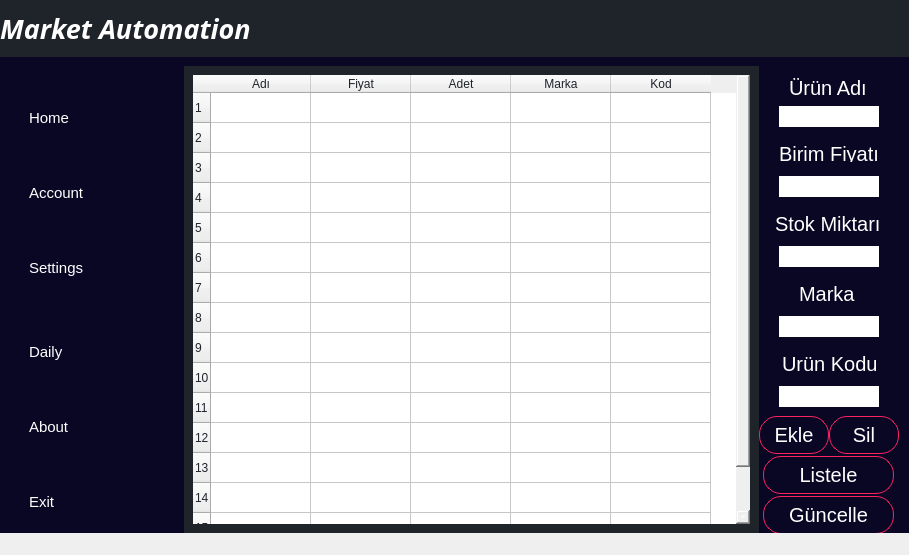
<?xml version="1.0" encoding="UTF-8"?>
<ui version="4.0">
 <class>MainWindow</class>
 <widget class="QMainWindow" name="MainWindow">
  <property name="geometry">
   <rect>
    <x>0</x>
    <y>0</y>
    <width>909</width>
    <height>555</height>
   </rect>
  </property>
  <property name="windowTitle">
   <string>MainWindow</string>
  </property>
  <property name="styleSheet">
   <string notr="true">*{
border:none;
padding:0;
margin:0;
}

#centralwidget,#mainbodyconcent{
background-color:#1f232a;
}
#header,#mainBody{
background-color:rgb(10,7,37);
}
#pushButton{
border: 1px solid rgb(255,34,97);
border-radius:18px;
text-align:center;
}
QPushButton{
text-align:left;
padding:10px 10px;
border-top-left-radius:10px;
border-bottom-left-radius:10px;
}
#homebtn:hover,#accountbtn:hover,#settingsbtn:hover,#aboutbtn:hover,#exitbtn:hover,#helpbtn:hover{
border-left: 3px solid rgb(255,34,97);
font-weight:bold;
border-top-left-radius:10px;
border-bottom-left-radius:10px;
background-color:#1f232a;
}
#statusBar{
color:#0a0725
}
QMessageBox{
font-color:#8a0002;
color:#8a0002;
}</string>
  </property>
  <widget class="QWidget" name="centralwidget">
   <property name="styleSheet">
    <string notr="true">*{
color:#fff
}</string>
   </property>
   <layout class="QVBoxLayout" name="verticalLayout">
    <property name="spacing">
     <number>10</number>
    </property>
    <property name="leftMargin">
     <number>0</number>
    </property>
    <property name="topMargin">
     <number>0</number>
    </property>
    <property name="rightMargin">
     <number>0</number>
    </property>
    <property name="bottomMargin">
     <number>0</number>
    </property>
    <item>
     <widget class="QWidget" name="header" native="true">
      <layout class="QHBoxLayout" name="horizontalLayout">
       <property name="spacing">
        <number>0</number>
       </property>
       <property name="leftMargin">
        <number>0</number>
       </property>
       <property name="topMargin">
        <number>0</number>
       </property>
       <property name="rightMargin">
        <number>0</number>
       </property>
       <property name="bottomMargin">
        <number>0</number>
       </property>
      </layout>
     </widget>
    </item>
    <item>
     <widget class="QLabel" name="label">
      <property name="enabled">
       <bool>true</bool>
      </property>
      <property name="font">
       <font>
        <family>Futura</family>
        <pointsize>20</pointsize>
        <weight>75</weight>
        <italic>true</italic>
        <bold>true</bold>
        <strikeout>false</strikeout>
        <kerning>true</kerning>
       </font>
      </property>
      <property name="styleSheet">
       <string notr="true"/>
      </property>
      <property name="text">
       <string>Market Automation</string>
      </property>
     </widget>
    </item>
    <item>
     <widget class="QWidget" name="mainBody" native="true">
      <property name="sizePolicy">
       <sizepolicy hsizetype="Preferred" vsizetype="Expanding">
        <horstretch>0</horstretch>
        <verstretch>0</verstretch>
       </sizepolicy>
      </property>
      <layout class="QHBoxLayout" name="horizontalLayout_2">
       <property name="spacing">
        <number>0</number>
       </property>
       <property name="leftMargin">
        <number>0</number>
       </property>
       <property name="topMargin">
        <number>9</number>
       </property>
       <property name="rightMargin">
        <number>0</number>
       </property>
       <property name="bottomMargin">
        <number>0</number>
       </property>
       <item>
        <widget class="QFrame" name="leftmenu">
         <property name="minimumSize">
          <size>
           <width>50</width>
           <height>0</height>
          </size>
         </property>
         <property name="maximumSize">
          <size>
           <width>1000</width>
           <height>16777215</height>
          </size>
         </property>
         <property name="frameShape">
          <enum>QFrame::StyledPanel</enum>
         </property>
         <property name="frameShadow">
          <enum>QFrame::Raised</enum>
         </property>
         <layout class="QVBoxLayout" name="verticalLayout_3">
          <property name="spacing">
           <number>0</number>
          </property>
          <property name="leftMargin">
           <number>0</number>
          </property>
          <property name="topMargin">
           <number>0</number>
          </property>
          <property name="rightMargin">
           <number>0</number>
          </property>
          <property name="bottomMargin">
           <number>0</number>
          </property>
          <item>
           <widget class="QWidget" name="widget" native="true">
            <property name="styleSheet">
             <string notr="true">font-size:15px</string>
            </property>
            <layout class="QVBoxLayout" name="verticalLayout_4" stretch="0,0">
             <property name="spacing">
              <number>0</number>
             </property>
             <property name="leftMargin">
              <number>10</number>
             </property>
             <property name="topMargin">
              <number>0</number>
             </property>
             <property name="rightMargin">
              <number>0</number>
             </property>
             <property name="bottomMargin">
              <number>0</number>
             </property>
             <item>
              <widget class="QFrame" name="frame_2">
               <property name="frameShape">
                <enum>QFrame::StyledPanel</enum>
               </property>
               <property name="frameShadow">
                <enum>QFrame::Raised</enum>
               </property>
               <widget class="QPushButton" name="homebtn">
                <property name="geometry">
                 <rect>
                  <x>9</x>
                  <y>26</y>
                  <width>171</width>
                  <height>52</height>
                 </rect>
                </property>
                <property name="cursor">
                 <cursorShape>PointingHandCursor</cursorShape>
                </property>
                <property name="text">
                 <string>Home</string>
                </property>
                <property name="icon">
                 <iconset>
                  <normaloff>../../Downloads/icons8-home-page-48 (1).png</normaloff>../../Downloads/icons8-home-page-48 (1).png</iconset>
                </property>
                <property name="iconSize">
                 <size>
                  <width>32</width>
                  <height>32</height>
                 </size>
                </property>
               </widget>
               <widget class="QPushButton" name="accountbtn">
                <property name="geometry">
                 <rect>
                  <x>9</x>
                  <y>101</y>
                  <width>171</width>
                  <height>52</height>
                 </rect>
                </property>
                <property name="cursor">
                 <cursorShape>PointingHandCursor</cursorShape>
                </property>
                <property name="text">
                 <string>Account</string>
                </property>
                <property name="icon">
                 <iconset>
                  <normaloff>../../Downloads/icons8-male-user-64.png</normaloff>../../Downloads/icons8-male-user-64.png</iconset>
                </property>
                <property name="iconSize">
                 <size>
                  <width>32</width>
                  <height>32</height>
                 </size>
                </property>
               </widget>
               <widget class="QPushButton" name="settingsbtn">
                <property name="geometry">
                 <rect>
                  <x>9</x>
                  <y>176</y>
                  <width>171</width>
                  <height>52</height>
                 </rect>
                </property>
                <property name="cursor">
                 <cursorShape>PointingHandCursor</cursorShape>
                </property>
                <property name="text">
                 <string>Settings</string>
                </property>
                <property name="icon">
                 <iconset>
                  <normaloff>../../Downloads/icons8-settings-48.png</normaloff>../../Downloads/icons8-settings-48.png</iconset>
                </property>
                <property name="iconSize">
                 <size>
                  <width>32</width>
                  <height>32</height>
                 </size>
                </property>
               </widget>
              </widget>
             </item>
             <item>
              <widget class="QFrame" name="frame_3">
               <property name="frameShape">
                <enum>QFrame::StyledPanel</enum>
               </property>
               <property name="frameShadow">
                <enum>QFrame::Raised</enum>
               </property>
               <widget class="QPushButton" name="aboutbtn">
                <property name="geometry">
                 <rect>
                  <x>9</x>
                  <y>26</y>
                  <width>171</width>
                  <height>52</height>
                 </rect>
                </property>
                <property name="cursor">
                 <cursorShape>PointingHandCursor</cursorShape>
                </property>
                <property name="text">
                 <string>Daily</string>
                </property>
                <property name="icon">
                 <iconset>
                  <normaloff>../../Downloads/icons8-today-24.png</normaloff>../../Downloads/icons8-today-24.png</iconset>
                </property>
                <property name="iconSize">
                 <size>
                  <width>32</width>
                  <height>32</height>
                 </size>
                </property>
               </widget>
               <widget class="QPushButton" name="exitbtn">
                <property name="geometry">
                 <rect>
                  <x>9</x>
                  <y>176</y>
                  <width>171</width>
                  <height>52</height>
                 </rect>
                </property>
                <property name="cursor">
                 <cursorShape>PointingHandCursor</cursorShape>
                </property>
                <property name="text">
                 <string>Exit</string>
                </property>
                <property name="icon">
                 <iconset>
                  <normaloff>../../Downloads/icons8-logout-rounded-30.png</normaloff>../../Downloads/icons8-logout-rounded-30.png</iconset>
                </property>
                <property name="iconSize">
                 <size>
                  <width>32</width>
                  <height>32</height>
                 </size>
                </property>
               </widget>
               <widget class="QPushButton" name="helpbtn">
                <property name="geometry">
                 <rect>
                  <x>9</x>
                  <y>101</y>
                  <width>171</width>
                  <height>52</height>
                 </rect>
                </property>
                <property name="cursor">
                 <cursorShape>PointingHandCursor</cursorShape>
                </property>
                <property name="text">
                 <string>About</string>
                </property>
                <property name="icon">
                 <iconset>
                  <normaloff>../../Downloads/icons8-info-32.png</normaloff>../../Downloads/icons8-info-32.png</iconset>
                </property>
                <property name="iconSize">
                 <size>
                  <width>32</width>
                  <height>32</height>
                 </size>
                </property>
               </widget>
              </widget>
             </item>
            </layout>
           </widget>
          </item>
         </layout>
        </widget>
       </item>
       <item>
        <widget class="QFrame" name="mainbodyconcent">
         <property name="maximumSize">
          <size>
           <width>575</width>
           <height>1000</height>
          </size>
         </property>
         <property name="frameShape">
          <enum>QFrame::StyledPanel</enum>
         </property>
         <property name="frameShadow">
          <enum>QFrame::Raised</enum>
         </property>
         <layout class="QHBoxLayout" name="horizontalLayout_5">
          <item>
           <widget class="QTableWidget" name="tableWidget">
            <property name="styleSheet">
             <string notr="true">color:#1f232a;</string>
            </property>
            <row>
             <property name="text">
              <string>1</string>
             </property>
            </row>
            <row>
             <property name="text">
              <string>2</string>
             </property>
            </row>
            <row>
             <property name="text">
              <string>3</string>
             </property>
            </row>
            <row>
             <property name="text">
              <string>4</string>
             </property>
            </row>
            <row>
             <property name="text">
              <string>5</string>
             </property>
            </row>
            <row>
             <property name="text">
              <string>6</string>
             </property>
            </row>
            <row>
             <property name="text">
              <string>7</string>
             </property>
            </row>
            <row>
             <property name="text">
              <string>8</string>
             </property>
            </row>
            <row>
             <property name="text">
              <string>9</string>
             </property>
            </row>
            <row>
             <property name="text">
              <string>10</string>
             </property>
            </row>
            <row>
             <property name="text">
              <string>11</string>
             </property>
            </row>
            <row>
             <property name="text">
              <string>12</string>
             </property>
            </row>
            <row>
             <property name="text">
              <string>13</string>
             </property>
            </row>
            <row>
             <property name="text">
              <string>14</string>
             </property>
            </row>
            <row>
             <property name="text">
              <string>15</string>
             </property>
            </row>
            <row>
             <property name="text">
              <string>16</string>
             </property>
            </row>
            <column>
             <property name="text">
              <string>Adı</string>
             </property>
            </column>
            <column>
             <property name="text">
              <string>Fiyat</string>
             </property>
            </column>
            <column>
             <property name="text">
              <string>Adet</string>
             </property>
            </column>
            <column>
             <property name="text">
              <string>Marka</string>
             </property>
            </column>
            <column>
             <property name="text">
              <string>Kod</string>
             </property>
            </column>
            <item row="0" column="0">
             <property name="text">
              <string/>
             </property>
             <property name="textAlignment">
              <set>AlignCenter</set>
             </property>
            </item>
            <item row="0" column="1">
             <property name="text">
              <string/>
             </property>
             <property name="textAlignment">
              <set>AlignCenter</set>
             </property>
            </item>
            <item row="0" column="2">
             <property name="text">
              <string/>
             </property>
             <property name="textAlignment">
              <set>AlignCenter</set>
             </property>
            </item>
            <item row="0" column="3">
             <property name="text">
              <string/>
             </property>
             <property name="textAlignment">
              <set>AlignCenter</set>
             </property>
            </item>
            <item row="0" column="4">
             <property name="text">
              <string/>
             </property>
             <property name="textAlignment">
              <set>AlignCenter</set>
             </property>
            </item>
            <item row="3" column="2">
             <property name="text">
              <string/>
             </property>
             <property name="textAlignment">
              <set>AlignCenter</set>
             </property>
            </item>
           </widget>
          </item>
         </layout>
        </widget>
       </item>
       <item>
        <widget class="QFrame" name="rightmenu">
         <property name="maximumSize">
          <size>
           <width>150</width>
           <height>16777215</height>
          </size>
         </property>
         <property name="styleSheet">
          <string notr="true">*{
font-size:20px;
}

QPushButton:hover{
font-weight:bold;
color:#0a0725;
border-radius:10px;
background-color:rgb(255, 255, 255);
}</string>
         </property>
         <property name="frameShape">
          <enum>QFrame::StyledPanel</enum>
         </property>
         <property name="frameShadow">
          <enum>QFrame::Raised</enum>
         </property>
         <widget class="QLabel" name="label_4">
          <property name="geometry">
           <rect>
            <x>16</x>
            <y>150</y>
            <width>111</width>
            <height>16</height>
           </rect>
          </property>
          <property name="text">
           <string>Stok Miktarı</string>
          </property>
         </widget>
         <widget class="QLabel" name="label_5">
          <property name="geometry">
           <rect>
            <x>20</x>
            <y>80</y>
            <width>101</width>
            <height>16</height>
           </rect>
          </property>
          <property name="text">
           <string>Birim Fiyatı</string>
          </property>
         </widget>
         <widget class="QLabel" name="label_6">
          <property name="enabled">
           <bool>true</bool>
          </property>
          <property name="geometry">
           <rect>
            <x>30</x>
            <y>10</y>
            <width>81</width>
            <height>23</height>
           </rect>
          </property>
          <property name="sizePolicy">
           <sizepolicy hsizetype="Preferred" vsizetype="Preferred">
            <horstretch>0</horstretch>
            <verstretch>0</verstretch>
           </sizepolicy>
          </property>
          <property name="minimumSize">
           <size>
            <width>81</width>
            <height>0</height>
           </size>
          </property>
          <property name="maximumSize">
           <size>
            <width>50</width>
            <height>50</height>
           </size>
          </property>
          <property name="baseSize">
           <size>
            <width>0</width>
            <height>0</height>
           </size>
          </property>
          <property name="mouseTracking">
           <bool>false</bool>
          </property>
          <property name="toolTip">
           <string>&lt;html&gt;&lt;head/&gt;&lt;body&gt;&lt;p&gt;&lt;br/&gt;&lt;/p&gt;&lt;/body&gt;&lt;/html&gt;</string>
          </property>
          <property name="styleSheet">
           <string notr="true">font-size:20px;</string>
          </property>
          <property name="lineWidth">
           <number>0</number>
          </property>
          <property name="midLineWidth">
           <number>1</number>
          </property>
          <property name="text">
           <string>Ürün Adı</string>
          </property>
         </widget>
         <widget class="QLineEdit" name="lineEdit">
          <property name="geometry">
           <rect>
            <x>20</x>
            <y>40</y>
            <width>100</width>
            <height>21</height>
           </rect>
          </property>
          <property name="maximumSize">
           <size>
            <width>100</width>
            <height>16777215</height>
           </size>
          </property>
          <property name="styleSheet">
           <string notr="true">color:#1f232a;</string>
          </property>
         </widget>
         <widget class="QLineEdit" name="lineEdit_2">
          <property name="geometry">
           <rect>
            <x>20</x>
            <y>110</y>
            <width>100</width>
            <height>21</height>
           </rect>
          </property>
          <property name="maximumSize">
           <size>
            <width>100</width>
            <height>16777215</height>
           </size>
          </property>
          <property name="styleSheet">
           <string notr="true">color:#1f232a;</string>
          </property>
         </widget>
         <widget class="QLineEdit" name="lineEdit_3">
          <property name="geometry">
           <rect>
            <x>20</x>
            <y>180</y>
            <width>100</width>
            <height>21</height>
           </rect>
          </property>
          <property name="maximumSize">
           <size>
            <width>100</width>
            <height>16777215</height>
           </size>
          </property>
          <property name="styleSheet">
           <string notr="true">color:#1f232a;</string>
          </property>
         </widget>
         <widget class="QPushButton" name="ekle">
          <property name="enabled">
           <bool>true</bool>
          </property>
          <property name="geometry">
           <rect>
            <x>0</x>
            <y>350</y>
            <width>70</width>
            <height>38</height>
           </rect>
          </property>
          <property name="minimumSize">
           <size>
            <width>0</width>
            <height>0</height>
           </size>
          </property>
          <property name="maximumSize">
           <size>
            <width>1000000</width>
            <height>10000000</height>
           </size>
          </property>
          <property name="styleSheet">
           <string notr="true">border: 1px solid rgb(255,34,97);
border-radius:18px;
text-align:center;</string>
          </property>
          <property name="text">
           <string>Ekle</string>
          </property>
          <property name="checkable">
           <bool>false</bool>
          </property>
          <property name="autoDefault">
           <bool>false</bool>
          </property>
         </widget>
         <widget class="QPushButton" name="listele">
          <property name="geometry">
           <rect>
            <x>4</x>
            <y>390</y>
            <width>131</width>
            <height>38</height>
           </rect>
          </property>
          <property name="styleSheet">
           <string notr="true">border: 1px solid rgb(255,34,97);
border-radius:18px;
text-align:center;</string>
          </property>
          <property name="text">
           <string>Listele</string>
          </property>
         </widget>
         <widget class="QLineEdit" name="lineEdit_4">
          <property name="geometry">
           <rect>
            <x>20</x>
            <y>250</y>
            <width>100</width>
            <height>21</height>
           </rect>
          </property>
          <property name="maximumSize">
           <size>
            <width>100</width>
            <height>16777215</height>
           </size>
          </property>
          <property name="styleSheet">
           <string notr="true">color:#1f232a;</string>
          </property>
         </widget>
         <widget class="QLabel" name="label_7">
          <property name="geometry">
           <rect>
            <x>40</x>
            <y>220</y>
            <width>111</width>
            <height>16</height>
           </rect>
          </property>
          <property name="text">
           <string>Marka</string>
          </property>
         </widget>
         <widget class="QLabel" name="label_8">
          <property name="geometry">
           <rect>
            <x>23</x>
            <y>290</y>
            <width>111</width>
            <height>16</height>
           </rect>
          </property>
          <property name="text">
           <string>Ürün Kodu</string>
          </property>
         </widget>
         <widget class="QLineEdit" name="lineEdit_5">
          <property name="geometry">
           <rect>
            <x>20</x>
            <y>320</y>
            <width>100</width>
            <height>21</height>
           </rect>
          </property>
          <property name="maximumSize">
           <size>
            <width>100</width>
            <height>16777215</height>
           </size>
          </property>
          <property name="styleSheet">
           <string notr="true">color:#1f232a;</string>
          </property>
         </widget>
         <widget class="QPushButton" name="sil">
          <property name="enabled">
           <bool>true</bool>
          </property>
          <property name="geometry">
           <rect>
            <x>70</x>
            <y>350</y>
            <width>70</width>
            <height>38</height>
           </rect>
          </property>
          <property name="minimumSize">
           <size>
            <width>0</width>
            <height>0</height>
           </size>
          </property>
          <property name="maximumSize">
           <size>
            <width>1000000</width>
            <height>10000000</height>
           </size>
          </property>
          <property name="styleSheet">
           <string notr="true">border: 1px solid rgb(255,34,97);
border-radius:18px;
text-align:center;</string>
          </property>
          <property name="text">
           <string>Sil</string>
          </property>
          <property name="checkable">
           <bool>false</bool>
          </property>
          <property name="autoDefault">
           <bool>false</bool>
          </property>
         </widget>
         <widget class="QPushButton" name="guncelle">
          <property name="geometry">
           <rect>
            <x>4</x>
            <y>430</y>
            <width>131</width>
            <height>38</height>
           </rect>
          </property>
          <property name="styleSheet">
           <string notr="true">border: 1px solid rgb(255,34,97);
border-radius:18px;
text-align:center;</string>
          </property>
          <property name="text">
           <string>Güncelle</string>
          </property>
         </widget>
         <zorder>label_4</zorder>
         <zorder>label_5</zorder>
         <zorder>lineEdit</zorder>
         <zorder>label_6</zorder>
         <zorder>lineEdit_2</zorder>
         <zorder>lineEdit_3</zorder>
         <zorder>ekle</zorder>
         <zorder>listele</zorder>
         <zorder>lineEdit_4</zorder>
         <zorder>label_7</zorder>
         <zorder>label_8</zorder>
         <zorder>lineEdit_5</zorder>
         <zorder>sil</zorder>
         <zorder>guncelle</zorder>
        </widget>
       </item>
      </layout>
     </widget>
    </item>
   </layout>
  </widget>
  <widget class="QStatusBar" name="statusBar"/>
 </widget>
 <resources/>
 <connections/>
</ui>
